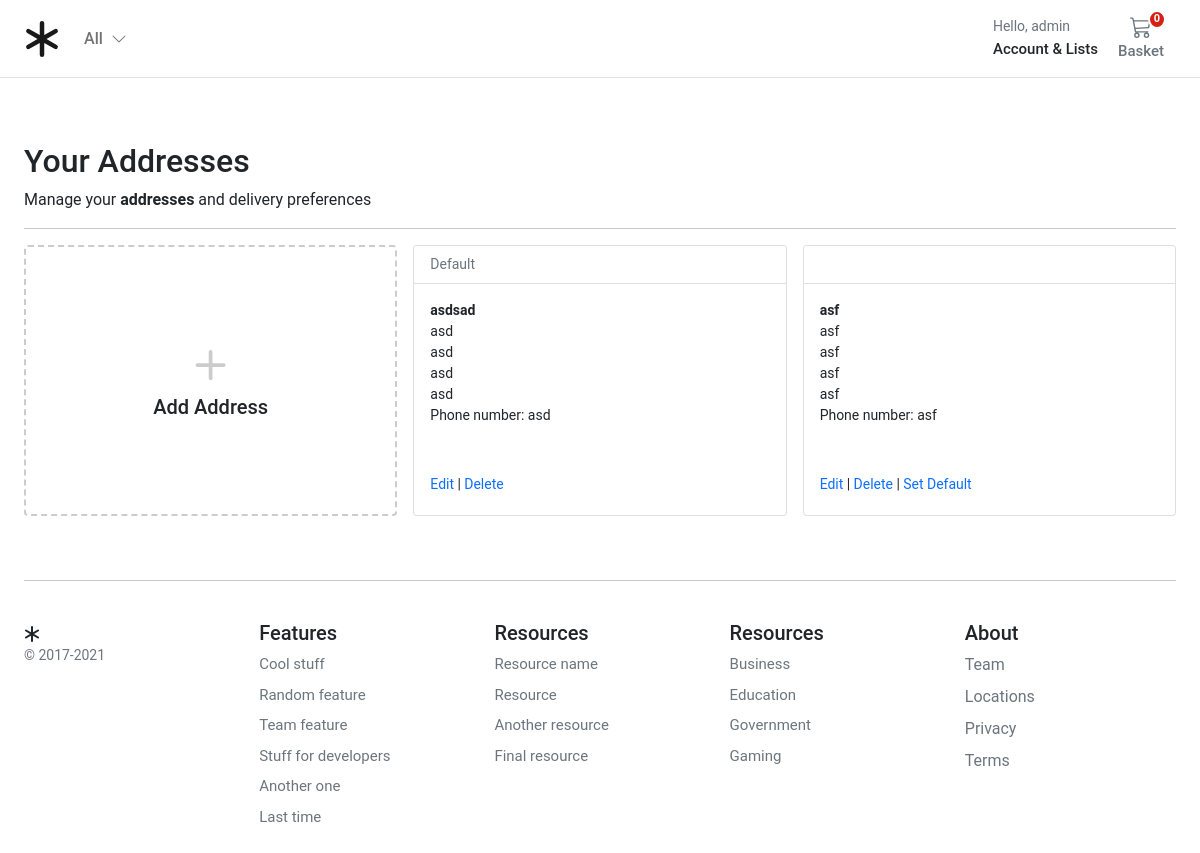
/account/addresses/ (signed in), run on the app's committed database.
### account/models.py (models this page shows, shortened)
class Customer(AbstractBaseUser, PermissionsMixin):
    email = models.EmailField(_('email address'), unique=True)
    name = models.CharField(max_length=150)
    mobile = models.CharField(max_length=20, blank=True)
    is_active = models.BooleanField(default=False)
    is_staff = models.BooleanField(default=False)
    created = models.DateTimeField(auto_now_add=True)
    updated = models.DateTimeField(auto_now=True)
    objects = CustomAccountManager()
    USERNAME_FIELD = 'email'
    REQUIRED_FIELDS = ['name']
    class Meta:
        verbose_name = "Accounts"
        verbose_name_plural = "Accounts"

class Address(models.Model):
    id = models.UUIDField(primary_key=True, default=uuid.uuid4, editable=False)
    customer = models.ForeignKey(Customer, verbose_name=_("Customer"), on_delete=models.CASCADE)
    full_name = models.CharField(_("Full Name"), max_length=150)
    phone = models.CharField(_("Phone Number"), max_length=50)
    postcode = models.CharField(_("Postcode"), max_length=50)
    address_line = models.CharField(_("Address Line 1"), max_length=255)
    address_line2 = models.CharField(_("Address Line 2"), max_length=255)
    town_city = models.CharField(_("Town/City/State"), max_length=150)
    delivery_instructions = models.CharField(_("Delivery Instructions"), max_length=255)
    created_at = models.DateTimeField(_("Created at"), auto_now_add=True)
    updated_at = models.DateTimeField(_("Updated at"), auto_now=True)
    default = models.BooleanField(_("Default"), default=False)
    class Meta:
        verbose_name = "Address"
        verbose_name_plural = "Addresses"

### account/views.py (the view)
# urls.py: path("addresses/", views.view_address, name="addresses"),
@login_required
def view_address(request):
    addresses = Address.objects.filter(customer=request.user)
    return render(request, "account/dashboard/addresses.html", {"addresses": addresses})

### basket/basket.py (called while the page is built)
    def __len__(self):
        return sum(item["qty"] for item in self.basket.values())

### basket/context_processors.py (called while the page is built)
def basket(request):
    return {'basket': Basket(request)}

### store/context_processors.py (called while the page is built)
def categories(request):
    return {"categories": Category.objects.filter(level=0)}

### store/models.py (called while the page is built)
    def get_absolute_url(self):
        return reverse("store:category_list", args=[self.slug])

### templates/account/dashboard/addresses.html (shortened to what this page needs)
{% extends "../sub_base.html" %}
{% block sub_content %}
<h1 class="h2">Your Addresses</h1>
<div>Manage your <b>addresses</b> and delivery preferences</div>
<hr />
<div class="container px-0">
  <div class="row row-cols-1 row-cols-sm-2 row-cols-md-3 g-3">
    <div class="col">
      <a href="{% url "account:add_address" %}" class="text-reset text-decoration-none" role="button"
        style="max-width: 540px;">
        <div class="card mb-3 h-100" style="border: dashed 2px #ccc;">
          <div class="row g-0 h-100">
            <div class="col-12" style="min-height:100px">
              <div class="card-body text-center position-absolute top-50 start-50 translate-middle">
                <svg style="color:#ccc;" xmlns="http://www.w3.org/2000/svg" width="60" height="60" fill="currentColor"
                  class="bi bi-plus" viewBox="0 0 16 16">
                  <path
                    d="M8 4a.5.5 0 0 1 .5.5v3h3a.5.5 0 0 1 0 1h-3v3a.5.5 0 0 1-1 0v-3h-3a.5.5 0 0 1 0-1h3v-3A.5.5 0 0 1 8 4z" />
                </svg>
                <h1 class="h5">Add Address</h1>
              </div>
            </div>
          </div>
        </div>
      </a>
    </div>
    {% for address in addresses %}
    <div class="col">
      <div class="card pb-3">
        <div class="card-header bg-white small text-muted">
          {% if address.default %}
            Default
          {% endif %}
        </div>
        <div class="card-body small pb-1">
          <p class="card-text m-0 fw-bold">{{address.full_name}}</p>
          <p class="card-text m-0">{{address.address_line}}</p>
          <p class="card-text m-0">{{address.address_line2}}</p>
          <p class="card-text m-0">{{address.town_city}}</p>
          <p class="card-text m-0">{{address.postcode}}</p>
          <p class="card-text m-0">Phone number: {{address.phone}}</p>
          <div class="pt-5">
            <a href="{% url 'account:edit_address' address.id %}" class="text-decoration-none">Edit</a>
            |
            <a href="{% url 'account:delete_address' address.id %}" class="text-decoration-none">Delete</a>
            {% if not address.default %}
            | <a href="{% url 'account:set_default' address.id %}" class="text-decoration-none">Set Default</a>
            {% endif %}
          </div>
        </div>
      </div>
    </div>
    {% endfor %}
  </div>
</div>
{% endblock %}

### templates/base.html (shortened to what this page needs)
{% load static %}
<!DOCTYPE html>
<html>
<head>
  <link href="https://cdn.jsdelivr.net/npm/bootstrap@5.0.0-beta1/dist/css/bootstrap.min.css" rel="stylesheet"
>
  <link rel="stylesheet" href="{% static 'core/css/base.css' %}">
  <link rel="stylesheet" href="{% block stylesheet %}{% endblock %}">
</head>
<body>
  <header class="pb-3">
    <nav class="navbar navbar-expand-md navbar-light bg-white border-bottom">
      <div class="container-fluid px-md-4">
        <div class="d-flex w-100 navbar-collapse">
          <a class="navbar-brand d-flex-inline" href="/">
          </a>
          <ul class="navbar-nav me-auto mb-2 mb-md-0">
            <li class="nav-item dropdown">
              <a class="nav-link dropdown-toggle d-none d-md-block fw500" href="#" id="navbarDropdown" role="button"
                data-bs-toggle="dropdown" aria-expanded="false">
                All
                <i class="ps-1"><svg xmlns="http://www.w3.org/2000/svg" width="16" height="16" fill="currentColor"
                    class="bi bi-chevron-down" viewBox="0 0 16 16">
                    <path fill-rule="evenodd"
                      d="M1.646 4.646a.5.5 0 0 1 .708 0L8 10.293l5.646-5.647a.5.5 0 0 1 .708.708l-6 6a.5.5 0 0 1-.708 0l-6-6a.5.5 0 0 1 0-.708z" />
                  </svg></i>
              </a>
            </li>
          </ul>
          <div>
            <div class="collapse navbar-collapse" id="navbarSupportedContent2">
              <ul class="navbar-nav me-auto mb-2 mb-lg-0">
                <li class="nav-item dropdown">
                  <a class="nav-link dropdown-toggle text-reset" href="#" id="navbarDropdown" role="button"
                    data-bs-toggle="dropdown" aria-expanded="false">
                    <div class="small text-muted">Hello,
                      {% if user.is_authenticated %}
                        {{ request.user.name }}
                      {% else %}
                      Login
                      {% endif %}
                    </div>
                    <span class="fs15 fw500">Account &amp; Lists
                    </span>
                  </a>
                </li>
              </ul>
            </div>
          </div>
          <a type="button" role="button" href="{% url "basket:basket_summary" %}"
            class="btn btn-outline-secondary border-0 basket-btn">
            {% with total_qty=basket|length %}
            <div id="basket-qty" class="basket-qty">
              {% if total_qty > 0 %}
              {{ total_qty }}
              {% else %}
              0
              {% endif %}
            </div>
            {% endwith %}
            <div>
            </div>
            <span class="fs15 fw500">Basket</span>
          </a>
        </div>
      </div>
    </nav>
  </header>
  <main class="pt-5">
    <div id="content">{% block content %} {% endblock %}</div>
  </main>
  <footer class="container py-5 footer">
    <hr>
    <div class="row pt-4">
      <div class="col-12 col-md">
        <small class="d-block mb-3 text-muted">&copy; 2017-2021</small>
      </div>
      <div class="col-6 col-md fs15">
        <h5>Features</h5>
        <ul class="list-unstyled">
          <li><a class="link-secondary text-decoration-none" href="#">Cool stuff</a></li>
          <li><a class="link-secondary text-decoration-none" href="#">Random feature</a></li>
          <li><a class="link-secondary text-decoration-none" href="#">Team feature</a></li>
          <li><a class="link-secondary text-decoration-none" href="#">Stuff for developers</a></li>
          <li><a class="link-secondary text-decoration-none" href="#">Another one</a></li>
          <li><a class="link-secondary text-decoration-none" href="#">Last time</a></li>
        </ul>
      </div>
      <div class="col-6 col-md fs15">
        <h5>Resources</h5>
        <ul class="list-unstyled">
          <li><a class="link-secondary text-decoration-none" href="#">Resource name</a></li>
          <li><a class="link-secondary text-decoration-none" href="#">Resource</a></li>
          <li><a class="link-secondary text-decoration-none" href="#">Another resource</a></li>
          <li><a class="link-secondary text-decoration-none" href="#">Final resource</a></li>
        </ul>
      </div>
      <div class="col-6 col-md fs15">
        <h5>Resources</h5>
        <ul class="list-unstyled">
          <li><a class="link-secondary text-decoration-none" href="#">Business</a></li>
          <li><a class="link-secondary text-decoration-none" href="#">Education</a></li>
          <li><a class="link-secondary text-decoration-none" href="#">Government</a></li>
          <li><a class="link-secondary text-decoration-none" href="#">Gaming</a></li>
        </ul>
      </div>
      <div class="col-6 col-md">
        <h5>About</h5>
        <ul class="list-unstyled">
          <li><a class="link-secondary text-decoration-none" href="#">Team</a></li>
          <li><a class="link-secondary text-decoration-none" href="#">Locations</a></li>
          <li><a class="link-secondary text-decoration-none" href="#">Privacy</a></li>
          <li><a class="link-secondary text-decoration-none" href="#">Terms</a></li>
        </ul>
      </div>
    </div>
  </footer>
</body>
</html>

### static/core/css/base.css (style rules this page uses)
@media (min-width: 1000px) { .container { max-width: 1000px; } }
@media (max-width: 1200px) { .container { max-width: 100%; padding:0 24px; } }
.dropdown-toggle::after { display: none; }
html, body, p, div { letter-spacing: -0.02px; font-family: 'Roboto', sans-serif; }
.fs15 { font-size: 0.9375rem; }
.fw500 { font-weight: 500; }
.basket-qty { color: #fff; background: #d42114; border: 2px solid #fff; border-radius: 50%; text-align: center; font-size: 11px; height: 15px; width: 14px; position: absolute; box-sizing: content-box; font-weight: 600; display: flex; justify-content: center; align-items: center; top: 1px; right: 10px; }
.basket-btn { position: relative; }
.footer > div > div > ul > li { padding-bottom:8px; }

### data on the page
Customer: user.name "admin"
Address: default "Default", full_name "asdsad", address_line "asd", address_line2 "asd", town_city "asd", postcode "asd", phone "asd"
Address: full_name "asf", address_line "asf", address_line2 "asf", town_city "asf", postcode "asf", phone "asf", default "Set Default"
